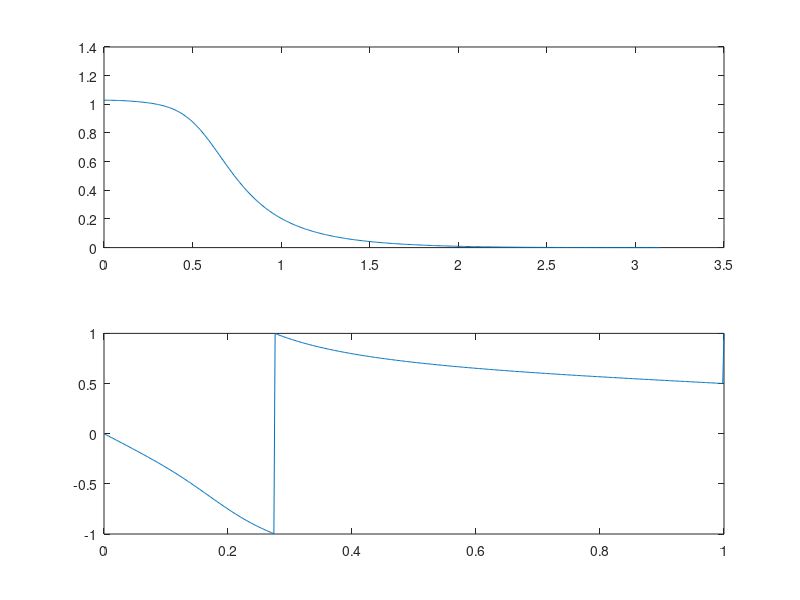

Source code (MATLAB):
% Ex3_16
% 한밭대학교 20191780 육정훈

a = [1, -1.76, 1.18, -0.28];
b = [0.018, 0.054, 0.054, 0.018];
m = 0 : length(b)-1;
l = 0:length(a)-1;
K = 500;
k = 0:1:K;
w = pi*k/K;
num = b * exp(-i * m' * w);
den = a * exp(-i * l' * w);
H = num ./ den;
magH = abs(H);
angH = angle(H);

subplot(2, 1, 1); plot(w, magH);
subplot(2, 1, 2); plot(w/pi, angH/pi);
